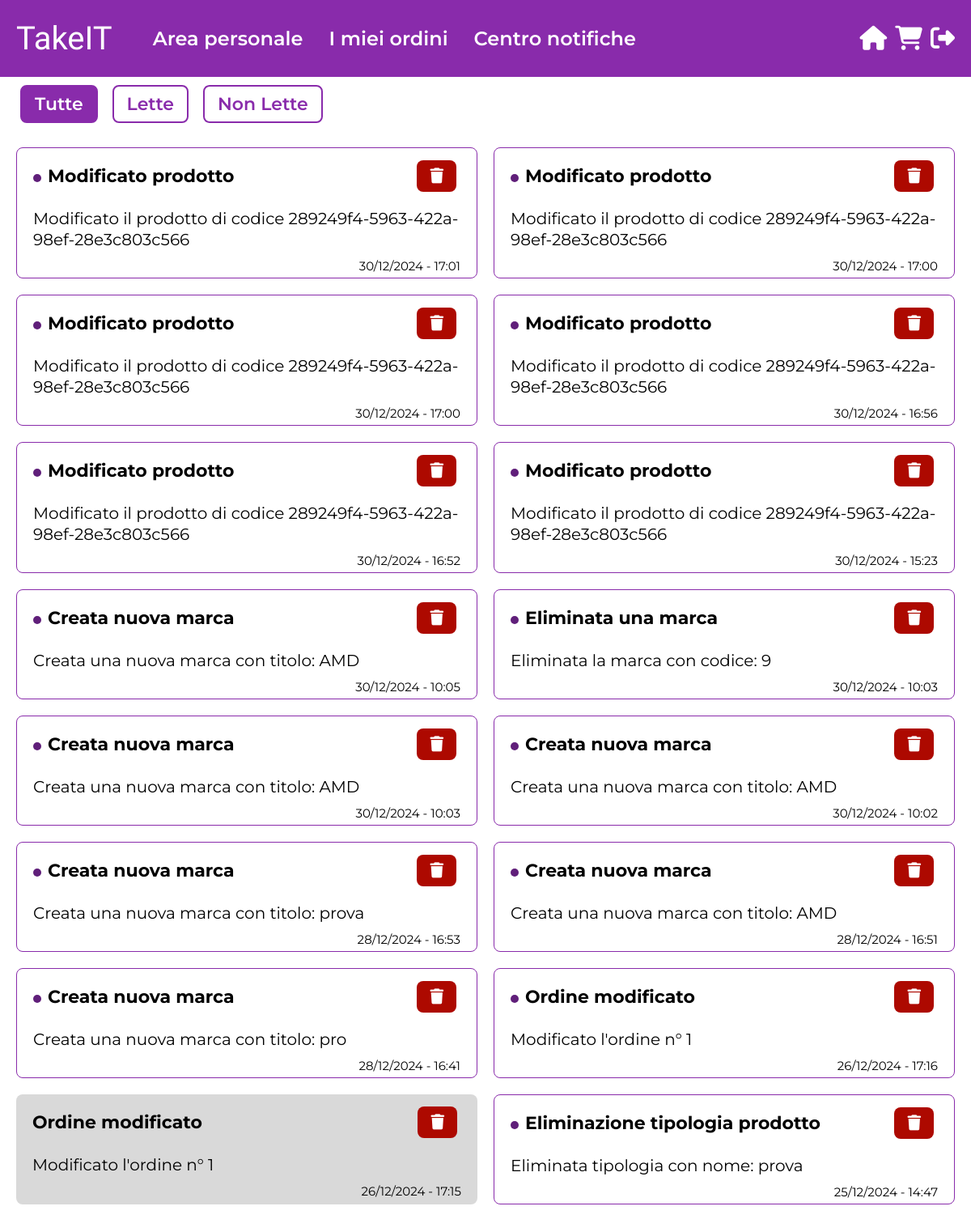
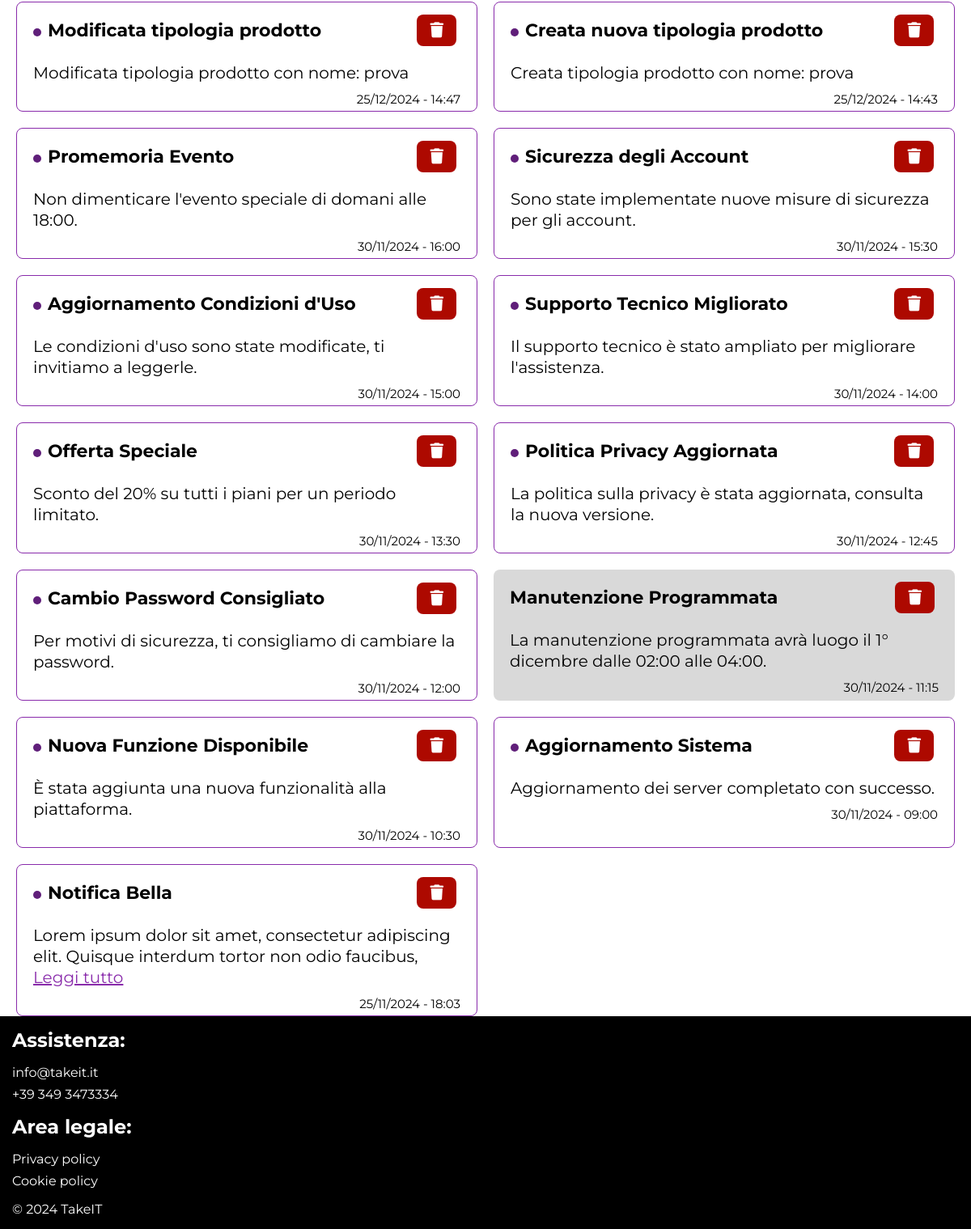
/TakeIT/notifiche.php (signed in), run on an earlier commit of the app's database (2 pictures, top to bottom).
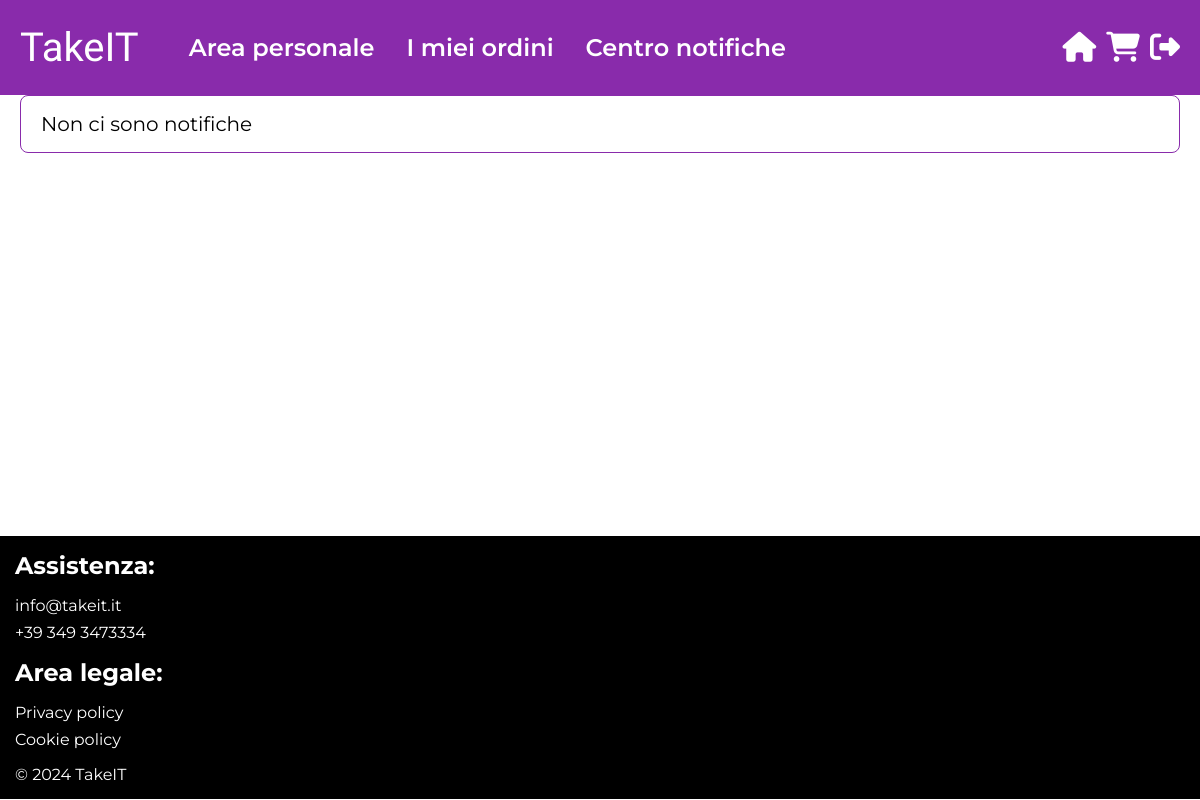
And on a later commit of the database.
### tables this page shows
CREATE TABLE `notifica` (
  `codice` int(11) NOT NULL,
  `titolo` varchar(255) NOT NULL,
  `contenuto` text NOT NULL,
  `letta` tinyint(1) DEFAULT 0,
  `dataOraCreazione` datetime NOT NULL,
  `utenteEmail` varchar(255) NOT NULL,
  `tipologia` varchar(255) NOT NULL
);

### TakeIT/utils/functions.php (called while the page is built, shortened)
<?php
function utenteLoggato(){
    return isset($_SESSION["email"]);
}
?>

### TakeIT/db/database.php (called while the page is built, shortened)
<?php
class DatabaseHelper{
    private $db;
    public function __construct($servername, $username, $password, $dbname){
        $this->db = new mysqli($servername, $username, $password, $dbname);
    }
	public function login_check_admin() {
		$login_string = $_SESSION['login_string'];
		$email = $_SESSION['email'];
		$user_browser = $_SERVER['HTTP_USER_AGENT'];
		$stmt = $this->db->prepare("SELECT password,ruolo FROM utente WHERE email = ? LIMIT 1");
		$stmt->bind_param('s', $email);
		$stmt->execute();
		$stmt->store_result();
		$stmt->bind_result($password, $ruolo);
		$login_check = hash('sha512', $password.$user_browser);
		if ($login_check != $login_string) {
			return false;
		}
		return true;
    }
    public function getNotificheUtente($email_utente){
        $stmt = $this->db->prepare("SELECT * FROM notifica WHERE utenteEmail = ? ORDER BY dataOraCreazione DESC");
        $stmt->bind_param('s',$email_utente);
        $stmt->execute();
        $result = $stmt->get_result();
        return $result->fetch_all(MYSQLI_ASSOC);
    }
}
?>

### TakeIT/bootstrap.php (called while the page is built, shortened)
<?php
require_once("utils/functions.php");
require_once("db/database.php");
$dbh = new DatabaseHelper("localhost", "root", "Burberino!202021", "ecommerce_tw");
?>

### TakeIT/template/centro-notifiche.php (the view, shortened to what this page needs)
<header>
    <?php if(count($templateParams["notifiche"]) == 0): ?>
        <article>
            <p>Non ci sono notifiche</p>
        </article>
    <?php else:
        $notifiche = $templateParams["notifiche"];
        ?>
        <ul>
            <li>
                <button id="btnTutte" type="button" name="tutte" aria-label="Mostra tutte le notifiche" onclick="mostraTutte()">Tutte</button>
            </li>
            <li>
                <button id="btnLette" type="button" name="lette" aria-label="Mostra notifiche lette" onclick="mostraLette()">Lette</button>
            </li>
            <li>
                <button id="btnNonLette" type="button" name="non-lette" aria-label="Mostra notifiche non lette" onclick="mostraNonLette()">Non Lette</button>
            </li>
        </ul>
</header>
<section>
    <?php foreach($notifiche as $notifica):
        $contenuto = $notifica["contenuto"];
        $isLong = strlen($contenuto) > 100;
    ?>
        <article data-codice-notifica="<?php echo $notifica['codice'] ?>" data-notifica-letta="<?php echo $notifica['letta'] ? 'true' : 'false'; ?>" onclick="segnaComeLetta(this)">
            <header>
                <h3><?php echo $notifica["titolo"] ?></h3>
                <button type="button" aria-label="Elimina questa notifica" onclick="eliminaNotifica(<?php echo $notifica['codice']; ?>)">
                    <span aria-hidden="true" class="fa-solid fa-trash"></span>
                </button>
            </header>
            <p>
                <?php echo substr($contenuto, 0, 100); ?>
                <?php if($isLong): ?>
                    <button type="button" onclick="toggleContent(event, this)">Leggi tutto</button>
                <?php endif; ?>
            </p>
            <footer>
                <time datetime="<?php echo date('c', strtotime($notifica['dataOraCreazione'])); ?>">
                    <?php echo date('d/m/Y - H:i', strtotime($notifica['dataOraCreazione'])); ?>
                </time>
            </footer>
        </article>
    <?php endforeach; ?>
</section>
<?php endif; ?>

### TakeIT/notifiche.php (shortened to what this page needs)
<?php
require_once 'bootstrap.php';
if(utenteLoggato()) {
	$templateParams["titolo"] = "TakeIT - Notifiche";
	$templateParams["nome"] = "centro-notifiche.php";
    $templateParams["css"] = "notifiche.css";
	$templateParams["notifiche"] = $dbh->getNotificheUtente($_SESSION['email']);
	require_once 'template/base.php';
} else {
	header("Location: login.php");
}
?>

### TakeIT/template/base.php (shortened to what this page needs)
<!DOCTYPE html>
<html lang="it" xml:lang="it">
	<head>
		<link rel="stylesheet" type="text/css" href="./css/system.css" />
		<link rel="stylesheet" type="text/css" href="./css/style.css" />
		<?php if(isset($templateParams["css"])): ?>
            <link rel="stylesheet" type="text/css" href="./css/<?php echo $templateParams["css"]; ?>" />
        <?php endif; ?>
	</head>
	<body>
		<?php include_once 'header.php'; ?>
		<main>
			<?php
			if(isset($templateParams["nome"])){
				require($templateParams["nome"]);
			}
			?>
		</main>
		<?php include_once 'footer.php'; ?>
		<?php include_once 'notifiche-push.php'; ?>
	</body>
</html>

### TakeIT/template/header.php (shortened to what this page needs)
<header>
	<nav>
		<a href="index.php" aria-label="Vai alla home">TakeIT</a>
		<ul>
			<li>
				<a href="profilo.php" aria-label="Vai alla home">
					Area personale
				</a>
			</li>
			<?php if($dbh->login_check_admin()): ?>
				<li>
					<a href="ordiniAmministratore.php" aria-label="Ordini amministratore">
						Ordini
					</a>
				</li>
			<?php else: ?>
			<li>
				<a href="ordiniUtente.php" aria-label="Ordini cliente">
					I miei ordini
				</a>
			</li>
			<?php endif ?>
			<li>
				<a href="notifiche.php" aria-label="Notifiche">
					Centro notifiche
				</a>
			</li>
			<?php if($dbh->login_check_admin()): ?>
				<li>
					<a href="tipologie-prodotto.php" aria-label="Tipologie prodotto">
						Tipologie prodotto
					</a>
				</li>
			<?php endif; ?>
			<?php if($dbh->login_check_admin()): ?>
				<li>
					<a href="marche.php" aria-label="Marche">
						Marche
					</a>
				</li>
			<?php endif; ?>
		</ul>
		<ul>
			<li>
				<a href="index.php" aria-label="Vai alla home">
					<span aria-hidden="true" class="fa-solid fa-house"></span>
				</a>
			</li>
			<?php if(!$dbh->login_check_admin() && !($templateParams["nome"] == "checkout.php")): ?>
				<li>
					<button id="btn-mobile-cart-opener" type="button" aria-label="Apri il carrello">
						<span aria-hidden="true" class="fa-solid fa-cart-shopping"></span>
					</button>
				</li>
			<?php endif;  ?>
			<li>
				<button type="button" class="btn btn-secondary" aria-label="Disconnetti utente" onclick="eseguiDisconnessione()">
					<span class="fa-solid fa-right-from-bracket"></span>
				</button>
			</li>
		</ul>
	</nav>
</header>

### TakeIT/template/footer.php
<footer>
	<section>
		<h2>Assistenza:</h2>
		<ul>
			<li><a href="mailto:info@takeit.it" aria-label="Email di supporto">info@takeit.it</a></li>
			<li><a href="tel:+393493473334" aria-label="Numero di telefono di supporto">+39 349 3473334</a></li>
		</ul>
	</section>
	<section>
		<h2>Area legale:</h2>
		<ul>
			<li><a href="privacy.php" aria-label="Informativa sulla privacy">Privacy policy</a></li>
			<li><a href="cookie.php" aria-label="Informativa sui cookie">Cookie policy</a></li>
		</ul>
	</section>
	<p>© 2024 TakeIT</p>
</footer>

### TakeIT/template/notifiche-push.php (shortened to what this page needs)
<section data-notifica-container>
</section>

### TakeIT/css/system.css (style rules this page uses)
:root { --color-primary-300: #892BAB; --color-primary-500: #6E238A; --color-primary-700: #601F7A; --color-error: #AD0900; --color-error-dark: #850700; --color-dark-gray: #B8B8B8; --color-light-gray: #F5F5F5; --color-gray: #D9D9D9; --color-success: #2C6426; --color-success-dark: #255520; }
html { scroll-behavior: smooth; }
body, h1, h2, a, p, input, button { margin: 0; padding: 0; }
body { font-family: "Montserrat", sans-serif; color: #000000; background-color: #ffffff; }
body * { font-family: "Montserrat", sans-serif; }
body > footer { text-align: left; padding: 15px; background-color: #000; font-size: 16px; color: #ffffff; }
body > footer ul { list-style: none; padding: 0; margin: 16px 0; }
body > footer h2 { font-size: 24px; }
body > footer ul li { margin: 8px 0; }
body > footer a { text-decoration: none; color: #ffffff; }

### TakeIT/css/style.css (style rules this page uses)
body > header { background-color: var(--color-primary-300); }
body > header > nav { padding: 24px 15px; display: flex; align-items: center; justify-content: space-between; }
body > header > nav > a { font-family: "Mogra", cursive; font-size: 40px; text-decoration: none; color: white; }
body > header > nav > ul { display: flex; align-items: center; justify-content: end; gap: 10px; list-style-type: none; margin: 0; padding: 0; }
body > header > nav > ul:first-of-type { display: none; }
body > header > nav > ul:first-of-type > li, body > header > nav > ul:first-of-type > li > a, body > header > nav > ul:first-of-type > li > button { font-size: 24px; font-weight: 600; }
body > header > nav > ul > li, body > header > nav > ul > li > a, body > header > nav > ul > li > button { margin: 0; padding: 0; background-color: transparent; border: none; text-decoration: none; color: white; font-size: 30px; }
body > header > nav > ul:last-of-type > li:nth-of-type(2) { display: none; }
main { background-color: #fff; margin: 15px; box-sizing: border-box; }
body > section[data-notifica-container] { position: fixed; bottom: 0; left: 0; right: 0; height: 100px; pointer-events: none; display: flex; flex-wrap: wrap; flex-direction: column; justify-content: center; align-items: center; padding: 0 16px; z-index: 1000; }
@media screen and (min-width: 1200px) { body > main { margin: auto; max-width: 1440px; padding-inline: 20px; } }
@media screen and (min-width: 1200px) { body > header > nav { margin: auto; max-width: 1440px; padding-inline: 20px; } }
@media screen and (min-width: 1200px) { body > header > nav > ul:first-of-type { display: flex; flex-grow: 1; justify-content: start; margin-left: 50px; gap: 32px; } }
@media screen and (min-width: 1200px) { body > header > nav > ul:last-of-type > li:nth-of-type(2) { display: block; } }

What changed in the data, as far as the page shows it:
removed notifica: titolo "Modificato prodotto", contenuto "Modificato il prodotto di codice 289249f4-5963-422a-98ef-28e3c803c566", dataOraCreazione "30/12/2024 - 17:01"
removed notifica: titolo "Modificato prodotto", contenuto "Modificato il prodotto di codice 289249f4-5963-422a-98ef-28e3c803c566", dataOraCreazione "30/12/2024 - 17:00"
removed notifica: titolo "Modificato prodotto", contenuto "Modificato il prodotto di codice 289249f4-5963-422a-98ef-28e3c803c566", dataOraCreazione "30/12/2024 - 17:00"
removed notifica: titolo "Modificato prodotto", contenuto "Modificato il prodotto di codice 289249f4-5963-422a-98ef-28e3c803c566", dataOraCreazione "30/12/2024 - 16:56"
removed notifica: titolo "Modificato prodotto", contenuto "Modificato il prodotto di codice 289249f4-5963-422a-98ef-28e3c803c566", dataOraCreazione "30/12/2024 - 16:52"
removed notifica: titolo "Modificato prodotto", contenuto "Modificato il prodotto di codice 289249f4-5963-422a-98ef-28e3c803c566", dataOraCreazione "30/12/2024 - 15:23"
removed notifica: titolo "Creata nuova marca", contenuto "Creata una nuova marca con titolo: AMD", dataOraCreazione "30/12/2024 - 10:05"
removed notifica: titolo "Eliminata una marca", contenuto "Eliminata la marca con codice: 9", dataOraCreazione "30/12/2024 - 10:03"
removed notifica: titolo "Creata nuova marca", contenuto "Creata una nuova marca con titolo: AMD", dataOraCreazione "30/12/2024 - 10:03"
removed notifica: titolo "Creata nuova marca", contenuto "Creata una nuova marca con titolo: AMD", dataOraCreazione "30/12/2024 - 10:02"
removed notifica: titolo "Creata nuova marca", contenuto "Creata una nuova marca con titolo: prova", dataOraCreazione "28/12/2024 - 16:53"
removed notifica: titolo "Creata nuova marca", contenuto "Creata una nuova marca con titolo: AMD", dataOraCreazione "28/12/2024 - 16:51"
removed notifica: titolo "Creata nuova marca", contenuto "Creata una nuova marca con titolo: pro", dataOraCreazione "28/12/2024 - 16:41"
removed notifica: titolo "Ordine modificato", contenuto "Modificato l'ordine n° 1", dataOraCreazione "26/12/2024 - 17:16"
removed notifica: titolo "Ordine modificato", contenuto "Modificato l'ordine n° 1", dataOraCreazione "26/12/2024 - 17:15", letta 1 (drawn)
removed notifica: titolo "Eliminazione tipologia prodotto", contenuto "Eliminata tipologia con nome: prova", dataOraCreazione "25/12/2024 - 14:47"
removed notifica: titolo "Modificata tipologia prodotto", contenuto "Modificata tipologia prodotto con nome: prova", dataOraCreazione "25/12/2024 - 14:47"
removed notifica: titolo "Creata nuova tipologia prodotto", contenuto "Creata tipologia prodotto con nome: prova", dataOraCreazione "25/12/2024 - 14:43"
removed notifica: titolo "Promemoria Evento", contenuto "Non dimenticare l'evento speciale di domani alle 18:00.", dataOraCreazione "30/11/2024 - 16:00"
removed notifica: titolo "Sicurezza degli Account", contenuto "Sono state implementate nuove misure di sicurezza per gli account.", dataOraCreazione "30/11/2024 - 15:30"
removed notifica: titolo "Aggiornamento Condizioni d'Uso", contenuto "Le condizioni d'uso sono state modificate, ti invitiamo a leggerle.", dataOraCreazione "30/11/2024 - 15:00"
removed notifica: titolo "Supporto Tecnico Migliorato", contenuto "Il supporto tecnico è stato ampliato per migliorare l'assistenza.", dataOraCreazione "30/11/2024 - 14:00"
removed notifica: titolo "Offerta Speciale", contenuto "Sconto del 20% su tutti i piani per un periodo limitato.", dataOraCreazione "30/11/2024 - 13:30"
removed notifica: titolo "Politica Privacy Aggiornata", contenuto "La politica sulla privacy è stata aggiornata, consulta la nuova versione.", dataOraCreazione "30/11/2024 - 12:45"
removed notifica: titolo "Cambio Password Consigliato", contenuto "Per motivi di sicurezza, ti consigliamo di cambiare la password.", dataOraCreazione "30/11/2024 - 12:00"
removed notifica: titolo "Manutenzione Programmata", contenuto "La manutenzione programmata avrà luogo il 1° dicembre dalle 02:00 alle 04:00.", dataOraCreazione "30/11/2024 - 11:15", letta 1 (drawn)
removed notifica: titolo "Nuova Funzione Disponibile", contenuto "È stata aggiunta una nuova funzionalità alla piattaforma.", dataOraCreazione "30/11/2024 - 10:30"
removed notifica: titolo "Aggiornamento Sistema", contenuto "Aggiornamento dei server completato con successo.", dataOraCreazione "30/11/2024 - 09:00"
removed notifica: titolo "Notifica Bella", contenuto "Lorem ipsum dolor sit amet, consectetur adipiscing elit. Quisque interdum tortor non odio faucibus,", dataOraCreazione "25/11/2024 - 18:03"
Also different on the page:
text no longer shown: "Tutte Lette Non Lette"
text now shown: "Non ci sono notifiche"
